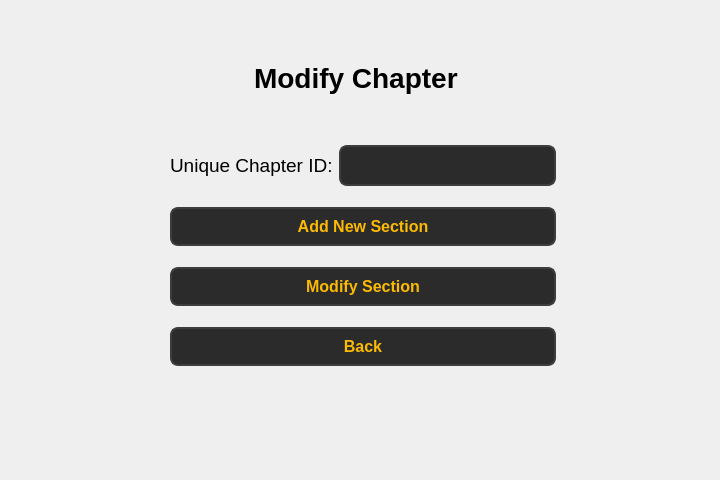
<?xml version="1.0" encoding="UTF-8"?>
<ui version="4.0">
 <class>Form</class>
 <widget class="QWidget" name="Form">
  <property name="geometry">
   <rect>
    <x>0</x>
    <y>0</y>
    <width>720</width>
    <height>480</height>
   </rect>
  </property>
  <property name="windowTitle">
   <string>Form</string>
  </property>
  <widget class="QWidget" name="layoutWidget">
   <property name="geometry">
    <rect>
     <x>170</x>
     <y>130</y>
     <width>386</width>
     <height>254</height>
    </rect>
   </property>
   <layout class="QVBoxLayout" name="verticalLayout">
    <item>
     <layout class="QHBoxLayout" name="horizontalLayout">
      <item>
       <widget class="QLabel" name="label_4">
        <property name="font">
         <font>
          <pointsize>14</pointsize>
         </font>
        </property>
        <property name="text">
         <string>Unique Chapter ID:</string>
        </property>
       </widget>
      </item>
      <item>
       <widget class="QLineEdit" name="lineEdit_3">
        <property name="styleSheet">
         <string notr="true">QLineEdit {
        background-color: #2b2b2b;  /* Dark background */
        color: #fcba03;  /* Text color */
        border: 2px solid #3d3d3d;  /* Border color */
        border-radius: 8px;  /* Rounded corners */
        padding: 8px;  /* Padding inside the input field */
        font-size: 16px;  /* Font size */
        font-weight: bold;  /* Bold font */
    }

    QLineEdit:hover {
        background-color: #3d3d3d;  /* Background when hovered */
        border: 2px solid #fcba03;  /* Border color when hovered */
    }

    QLineEdit:focus {
        background-color: #1a1a1a;  /* Background when focused */
        border: 2px solid #fcba03;  /* Border color when focused */
        color: #ffffff;  /* Text color when focused */
    }</string>
        </property>
       </widget>
      </item>
     </layout>
    </item>
    <item>
     <layout class="QHBoxLayout" name="horizontalLayout_3">
      <item>
       <widget class="QPushButton" name="pushButton">
        <property name="styleSheet">
         <string notr="true">QPushButton {
        background-color: #2b2b2b;  
        color: #fcba03;              
        border: 2px solid #3d3d3d;      
        border-radius: 8px;          
        padding: 8px 16px;            
        font-size: 16px;            
        font-weight: bold;
    
    }

    QPushButton:hover {
        background-color: #fcba03;
		 color: #000000;
        border: 2px solid #5a5a5a;    
    }

    QPushButton:pressed {
        background-color: #1a1a1a;      
        border: 2px solid #2b2b2b;      
    }</string>
        </property>
        <property name="text">
         <string>Add New Section</string>
        </property>
       </widget>
      </item>
     </layout>
    </item>
    <item>
     <widget class="QPushButton" name="pushButton_2">
      <property name="styleSheet">
       <string notr="true">QPushButton {
        background-color: #2b2b2b;  
        color: #fcba03;              
        border: 2px solid #3d3d3d;      
        border-radius: 8px;          
        padding: 8px 16px;            
        font-size: 16px;            
        font-weight: bold;
    
    }

    QPushButton:hover {
        background-color: #fcba03;
		 color: #000000;
        border: 2px solid #5a5a5a;    
    }

    QPushButton:pressed {
        background-color: #1a1a1a;      
        border: 2px solid #2b2b2b;      
    }</string>
      </property>
      <property name="text">
       <string>Modify Section</string>
      </property>
     </widget>
    </item>
    <item>
     <widget class="QPushButton" name="pushButton_back">
      <property name="styleSheet">
       <string notr="true">QPushButton {
        background-color: #2b2b2b;  
        color: #fcba03;              
        border: 2px solid #3d3d3d;      
        border-radius: 8px;          
        padding: 8px 16px;            
        font-size: 16px;            
        font-weight: bold;
    
    }

    QPushButton:hover {
        background-color: #fcba03;
		 color: #000000;
        border: 2px solid #5a5a5a;    
    }

    QPushButton:pressed {
        background-color: #1a1a1a;      
        border: 2px solid #2b2b2b;      
    }</string>
      </property>
      <property name="text">
       <string>Back</string>
      </property>
     </widget>
    </item>
   </layout>
  </widget>
  <widget class="QLabel" name="label">
   <property name="geometry">
    <rect>
     <x>254</x>
     <y>57</y>
     <width>211</width>
     <height>41</height>
    </rect>
   </property>
   <property name="font">
    <font>
     <pointsize>21</pointsize>
     <bold>true</bold>
    </font>
   </property>
   <property name="text">
    <string>Modify Chapter</string>
   </property>
  </widget>
 </widget>
 <resources/>
 <connections/>
</ui>
